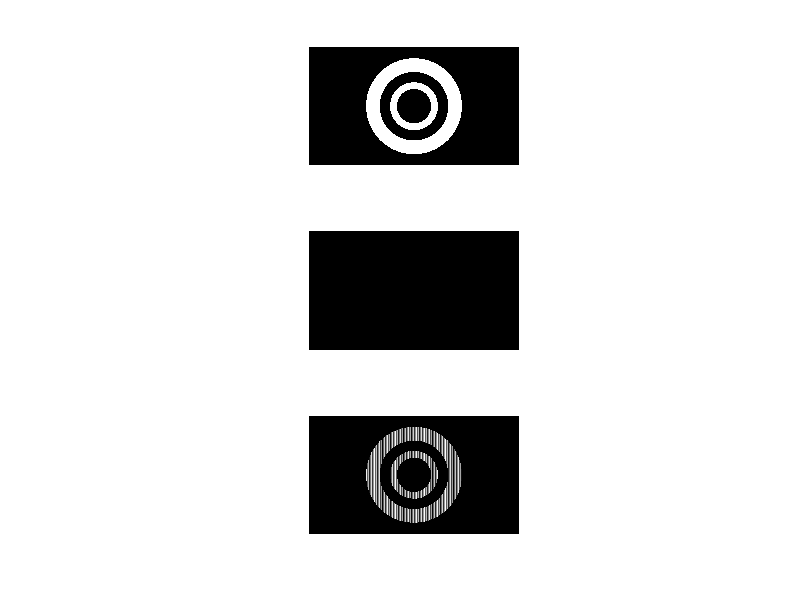
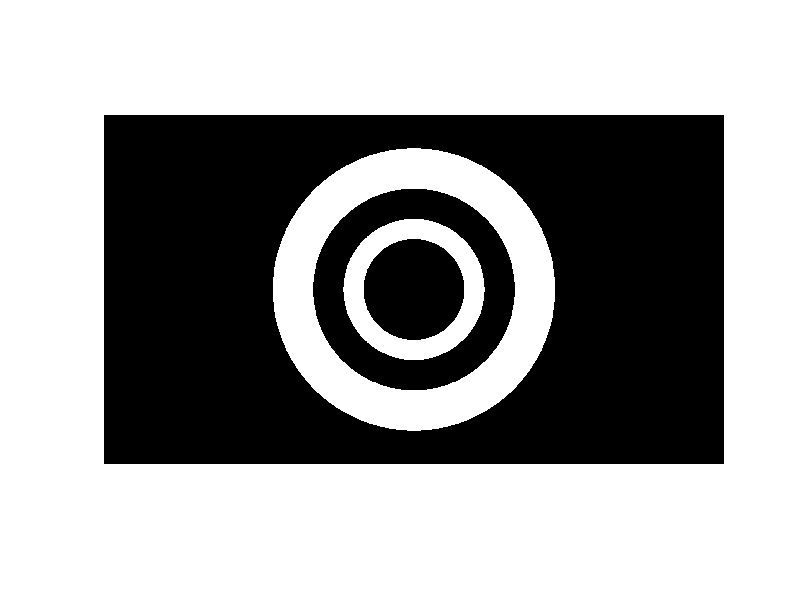

These charts were generated, in order, by the following MATLAB code:
%% This is a program for generating a mask with specific parameters
clc,clear

%% parameters
magnitude = 1;
% *********************************
Rav1 = 1500;         dR1 = 500;
Rav2 = 3000;         dR2 = 1000;
% *********************************
R1 = Rav1-dR1/2;
R2 = Rav1+dR1/2;
R3 = Rav2-dR2/2;
R4 = Rav2+dR2/2;
%% generating rings
pxx=1920;
pxy=1080;
x = linspace(-pxx*8/2,pxx*8/2,pxx);
y = linspace(-pxy*8/2,pxy*8/2,pxy);
[X,Y] = meshgrid(x,y);
% ==============================
dx = 0; % + left - right
dy = 0; % + up - down
% ==============================
rho = sqrt((X*magnitude+dx*8).^2+(Y*magnitude+dy*8).^2);
tA = (rho>=R1).*(rho<=R2)+(rho>=R3).*(rho<=R4);
%% generating grating peroids
n = 40;
grating = zeros(pxy,pxx);
for i = 1:1:pxy
    grating(i,:) = 1/1920/4*n*mod(x,1920*4/n);
    %     grating(i,:) = (mod(x,1920*4/n*2)>=1920*4/n);
end
%% chirp
lambda = 680e-9;
focus = 20e-2;
fsf = 8e-6;
z0 = 0e-3;
% [chirpX, chirpY] = meshgrid((-959:1:960)/(1920*4e-6),(-539:1:540)/(1080*4e-6));
[chirpX, chirpY] = meshgrid(((-959:1:960)+dx)/(lambda*focus/fsf),((-539:1:540)+dy)/(lambda*focus/fsf));
chirp_angle = sqrt(max(0,lambda^-2-chirpX.^2-chirpY.^2));
% chirp = exp(-1i*2*pi*chirp_angle*z0);
chirp_mask = -2*pi*chirp_angle*z0;
angle_total = (chirp_mask*256/2/pi-256*floor(chirp_mask/2/pi))/256;
%% combination
masking_0 = angle_total.*tA;
masking = (mod(grating+angle_total,1)).*tA;
%% ploting
% figure('toolbar','none','MenuBar','none','Position',[0,0,size(masking,2),size(masking,1)]),
% imshow(masking,'border','tight','initialmagnification','fit')
figure(1),
subplot(311),imshow(tA)
subplot(312),imshow(angle_total)
subplot(313),imshow(masking)

figure(2),
imshow(tA, 'border','tight','initialmagnification','fit');
set (gcf,'Position',[512,256,960,540])
%  imwrite(masking_0,'mask_shiftpos.bmp')